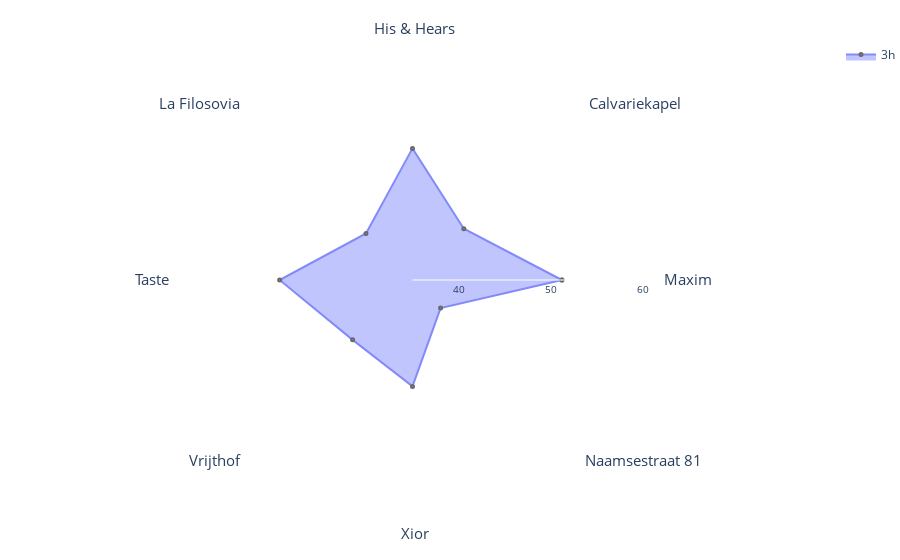

Write notebook code for a chart like this one.
### Code cell
data_hour_3 = hourly_mean_data[hourly_mean_data['hour'] == 3]
data_hour_3_sorted = data_hour_3.sort_values('description')

# Create a new DataFrame with the first row duplicated (so that the line connecting the last and first point isn't thinner than the other ones)
first_row = data_hour_3_sorted.iloc[[0]]
data_hour_3_sorted_closed = pd.concat([data_hour_3_sorted, first_row], ignore_index=True)

fig = go.Figure()

fig.add_trace(go.Scatterpolar(
    r=data_hour_3_sorted_closed['lamax'],  # Use maximal noise
    theta=data_hour_3_sorted_closed['description'],
    fill='toself',
    name='3h',
    opacity=0.8,
    marker_line_width=2,
    marker_size=3,
    hoverlabel=dict(namelength=0),
    hovertemplate='Maximal noise: %{r:.2f} dB(A)' 
))

# layout stays the same
fig.update_layout(
    margin=dict(l=0, r=0, t=40, b=40),
    polar=dict(
        radialaxis=dict(
            visible=True,
            range=[35, 61],
            tickmode='array',
            tickvals=[35, 40, 45, 50, 55, 60],
            ticktext=['', '40', '', '50', '', '60'],
            gridcolor='lightgrey',
            gridwidth=0.01,
            tickfont=dict(size=10)
        ),
        angularaxis=dict(
            tickfont=dict(size=15)  # Increase the font size of the locations
        ),
        bgcolor='white'
    ),
    plot_bgcolor='white',
    showlegend=True
)

fig.show()

### Figure 1 — Plotly figure (JSON) as saved in the notebook; plotly's stock layout.template omitted (floating-point values rounded to 4 significant figures)
{"data": [{"fill": "toself", "hoverlabel": {"namelength": 0}, "hovertemplate": "Maximal noise: %{r:.2f} dB(A)", "marker": {"line": {"width": 2}, "size": 3}, "name": "3h", "opacity": 0.8, "r": [51.19, 42.86, 49.26, 42.13, 49.39, 44.17, 46.52, 39.3, 51.19], "theta": ["  Maxim", " Calvariekapel ", " His & Hears", " La Filosovia", " Taste", " Vrijthof", " Xior", "Naamsestraat 81", "  Maxim"], "type": "scatterpolar"}], "layout": {"margin": {"b": 40, "l": 0, "r": 0, "t": 40}, "plot_bgcolor": "white", "polar": {"angularaxis": {"tickfont": {"size": 15}}, "bgcolor": "white", "radialaxis": {"gridcolor": "lightgrey", "gridwidth": 0.01, "range": [35, 61], "tickfont": {"size": 10}, "tickmode": "array", "ticktext": ["", "40", "", "50", "", "60"], "tickvals": [35, 40, 45, 50, 55, 60], "visible": true}}, "showlegend": true}}
